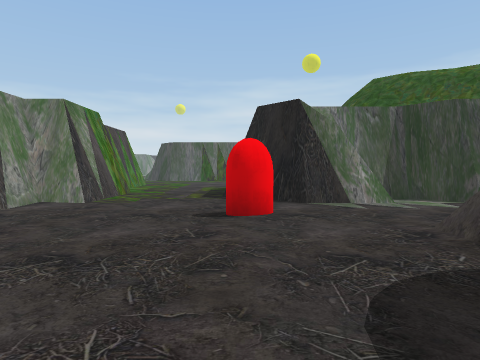
view 1 (above)

20 first-person views from a walk through a Unity game level. The camera is 1.5 m above the floor, tilts 2° down and sees 75° across. The floor is counted in squares, 2 m on a side. Each view is taken from the middle of a square. On the plan, view 1 faces up. The plan holds only what a view shows up to about 10 squares ahead; the rest is blank. The place goes on beyond the plan. The player is left out. Some animated figures are not drawn.

view 2
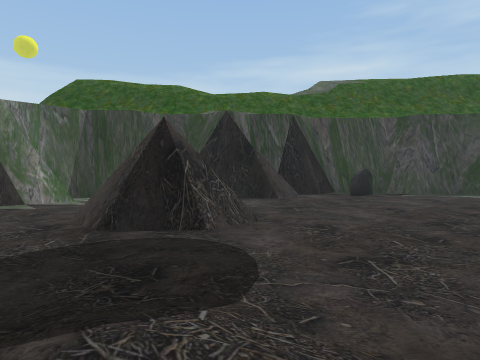

view 3
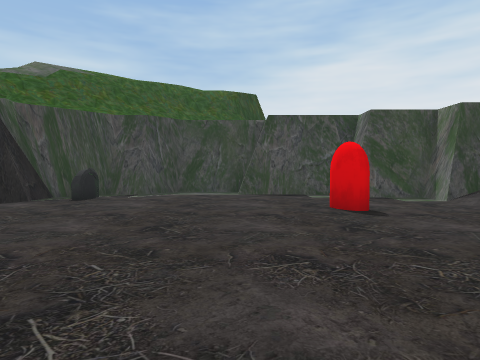

view 4
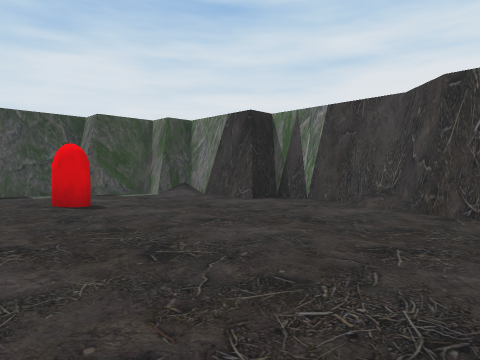

view 5
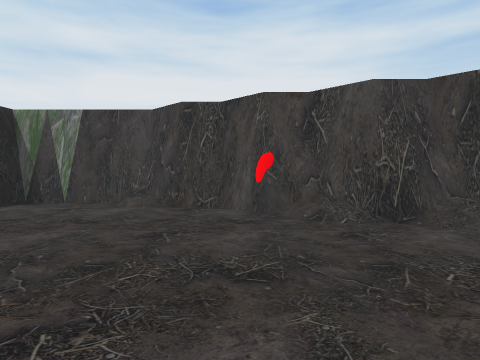

view 6
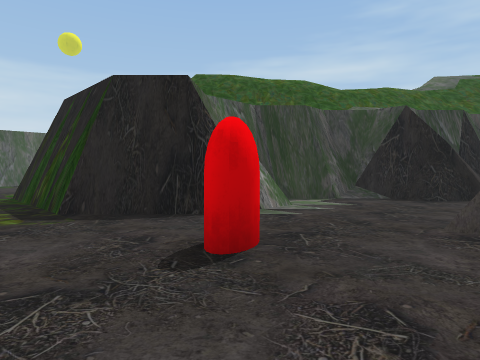

view 7
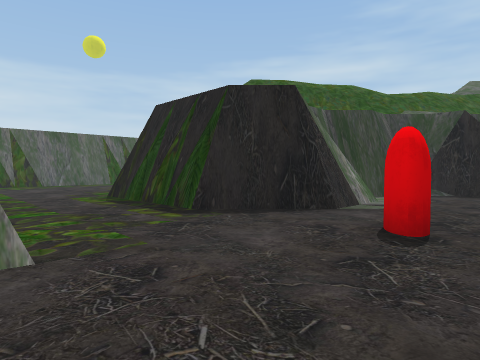

view 8
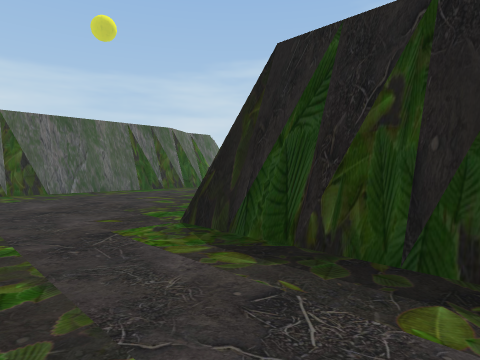

view 9
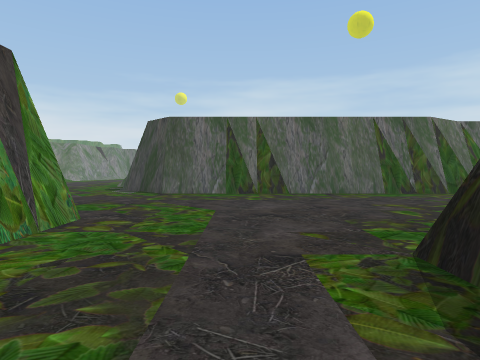

view 10
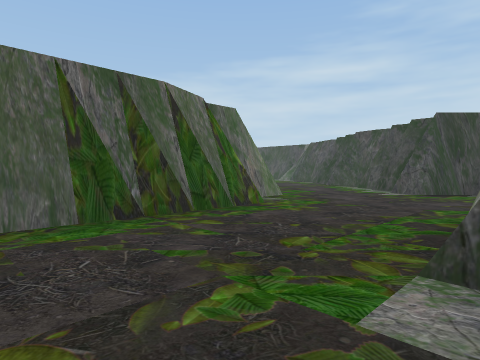

view 11
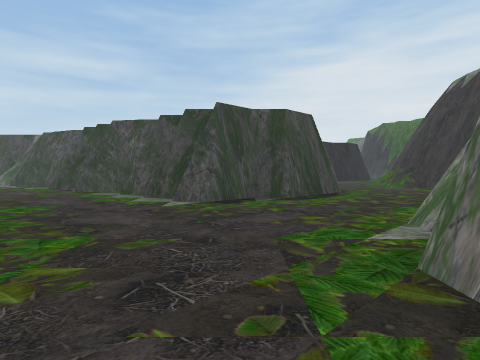

view 12
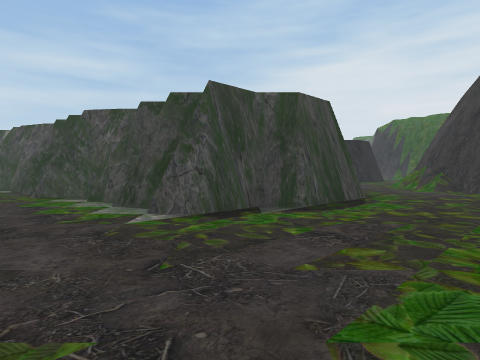

view 13
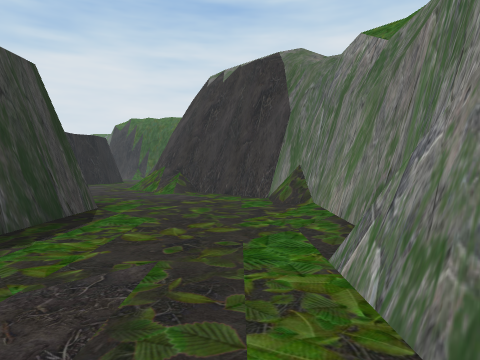

view 14
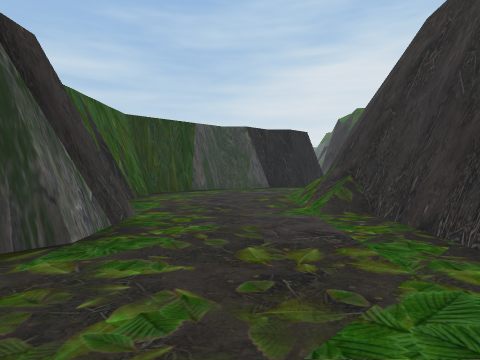

view 15
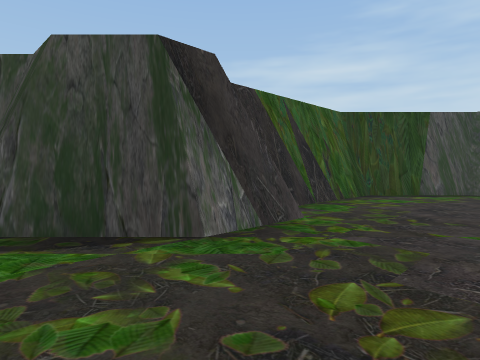

view 16
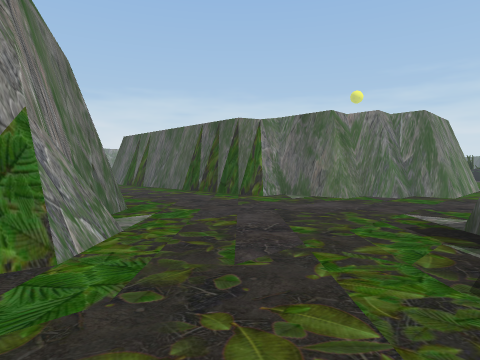

view 17
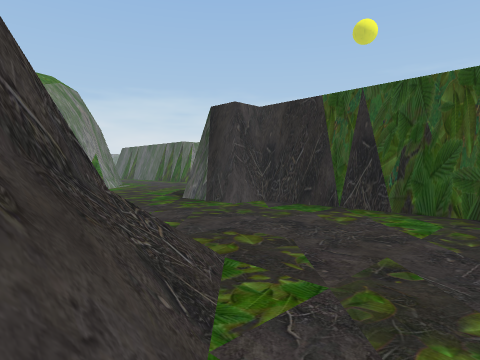

view 18
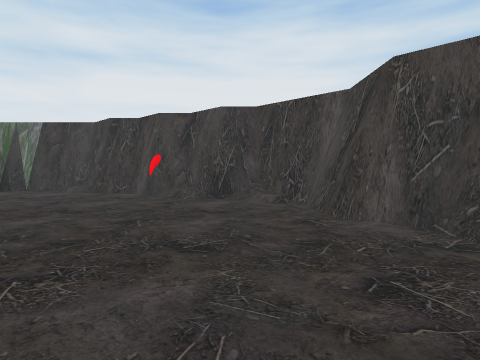

view 19
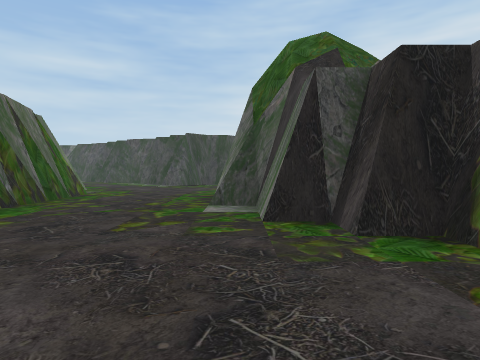

view 20
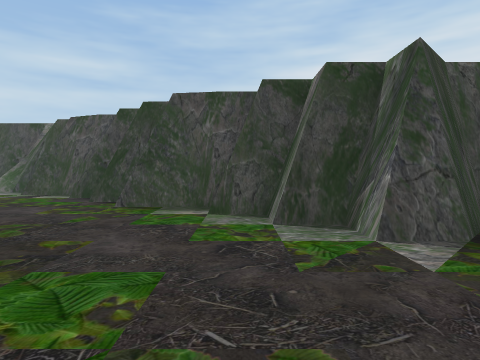

### Floor plan
Key: @ floor where view 1 was taken; # wall or solid block; . floor; / step, stairs or slope; = window, fence, low wall or low ledge.
Columns run from 4 left of view 1 to 21 right of it. Each row starts with its distance up from view 1.
 24               #  ...##
 23              ##....##
 22             ##....##
 21           ###.....#
 20 ###########......##
 19 ................##
 18 ................#
 17 ................#
 16 ................##
 15 .......=####.....## ######
 14 .....=##    ##....###....#
 13 ....##       #............
 12 ....#         #...........
 11  ...#          #..........
 10 #...#           #####////.
  9 #...#                   #/
  8 #...## ###
  7 #....###.##
  6 ..........##
  5 ....#......##
  4 ............###
  3  ......##.....##
  2  ..............##
  1 ................#
  0 ....@//.........#
 -1 ................#
 -2 #..............#
 -3 #...........#..#
 -4  //............#
 -5  .#//.........#
 -6    .#/.......##
 -7     ###//..###
 -8        .####

Where each view was taken, in squares from view 1:
view 1: 0 up, 0 right, facing up
view 2: 1 down, 1 right, facing up-right
view 3: 1 down, 2 right, facing right
view 4: 1 down, 1 right, facing down-right
view 5: 0 up, 1 right, facing down
view 6: 3 up, 2 left, facing up-right
view 7: 4 up, 4 left, facing up-right
view 8: 9 up, 3 left, facing up-right
view 9: 10 up, 2 left, facing up
view 10: 15 up, 1 right, facing up-right
view 11: 17 up, 4 right, facing right
view 12: 17 up, 6 right, facing right
view 13: 16 up, 8 right, facing down-right
view 14: 12 up, 11 right, facing right
view 15: 11 up, 12 right, facing up-right
view 16: 13 up, 12 right, facing up-left
view 17: 9 up, 21 right, facing up-left
view 18: 3 up, 2 left, facing down
view 19: 15 up, 3 left, facing right
view 20: 20 up, 8 right, facing right
